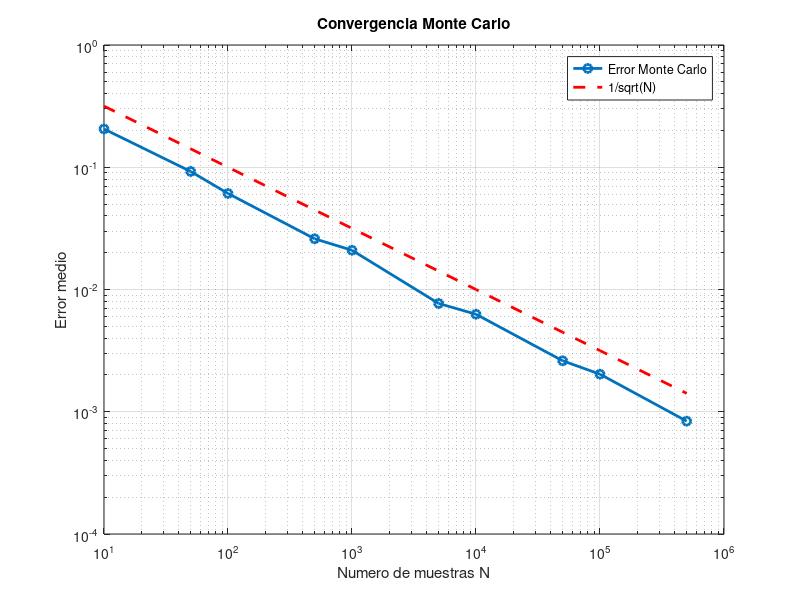

Here is the MATLAB script that generated this plot:
clear
clc

I_exacta = 1;

Nvals = [10 50 100 500 1000 5000 10000 50000 100000 500000];

M = 100; % numero de simulaciones

errores = zeros(size(Nvals));

for k = 1:length(Nvals)

    N = Nvals(k);

    error_medio = 0;

    for j = 1:M

        x = rand(N,1);

        Ihat = mean(x.*exp(x));

        error_medio = error_medio + abs(I_exacta - Ihat);

    end

    errores(k) = error_medio/M;

end

teorica = 1./sqrt(Nvals);

figure

loglog(Nvals,errores,'o-','LineWidth',2)
hold on

loglog(Nvals,teorica,'r--','LineWidth',2)

grid on

xlabel('Numero de muestras N')
ylabel('Error medio')

legend('Error Monte Carlo','1/sqrt(N)')

title('Convergencia Monte Carlo')
